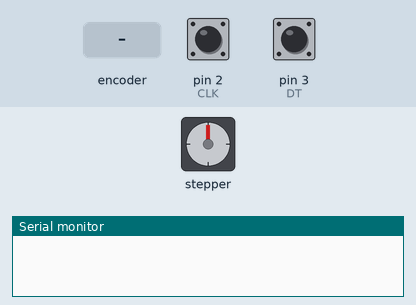
This sketch was run on a simulated Arduino Uno, built with avr-gcc and run on an emulated ATmega328P. On the bench: stepper motor, the last lines printed to the serial monitor. The test bench sets the inputs (shaded band); at power-on: pin 2 (CLK) HIGH, pin 3 (DT) HIGH. Stepper angles assume 4096 steps per turn.

Above: at 1.2 s.
1.3 s: rotary encoder on pin 2 (CLK) / pin 3 (DT) turned 1 step (first pin leading)
At 2.2 s:
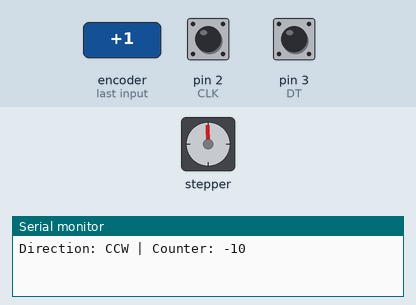
4.5 s: rotary encoder on pin 2 (CLK) / pin 3 (DT) turned 2 steps (second pin leading)
7.9 s: rotary encoder on pin 2 (CLK) / pin 3 (DT) turned 3 steps (first pin leading)
11.5 s: rotary encoder on pin 2 (CLK) / pin 3 (DT) turned 3 steps (first pin leading)
At 15.0 s:
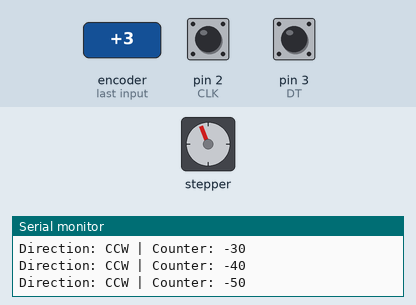
15.1 s: rotary encoder on pin 2 (CLK) / pin 3 (DT) turned 3 steps (first pin leading)
At 18.3 s:
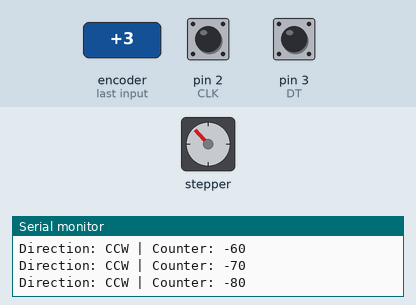
24.7 s: rotary encoder on pin 2 (CLK) / pin 3 (DT) turned 3 steps (first pin leading)
At 24.77 s:
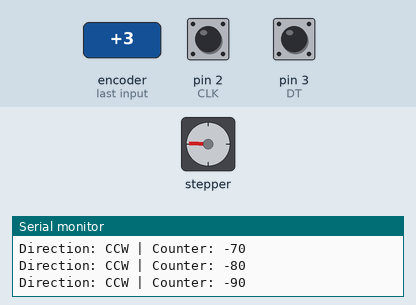
Timing chart, 0 to 31.9 s (numbered marks = the images above; inputs shaded):
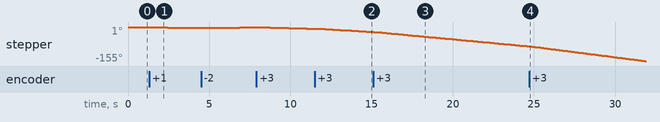

The sketch:

diy_3d_printed_rotating_display_stand.ino
```cpp
/*
 * DIY 3D printed rotating display stand
 *
 * Created by: Alex Risteski - Svarc
 * Created for: SelfTaughtStuff
 * Channel URL: https://www.youtube.com/@self_taught_stuff
 *
 * Install "AccelStepper" library
 * More info about the library here: http://www.airspayce.com/mikem/arduino/AccelStepper
 *
*/

#include <AccelStepper.h>
#define CLK 2
#define DT 3
#define motorPin1  8
#define motorPin2  9
#define motorPin3  10
#define motorPin4  11
#define MotorInterfaceType 8

int counter = 0;
int currentStateCLK;
int lastStateCLK;
String currentDir ="";
AccelStepper stepper = AccelStepper(MotorInterfaceType, motorPin1, motorPin3, motorPin2, motorPin4);

void setup() {
  pinMode(CLK,INPUT);
  pinMode(DT,INPUT);
  Serial.begin(9600);
  lastStateCLK = digitalRead(CLK);
  attachInterrupt(0, updateEncoder, CHANGE);
  attachInterrupt(1, updateEncoder, CHANGE);
  stepper.setMaxSpeed(1000);
}

void loop() {
  stepper.setSpeed(counter);
  stepper.runSpeed();
}

void updateEncoder(){
  currentStateCLK = digitalRead(CLK);
  if (currentStateCLK != lastStateCLK  && currentStateCLK == 1){
    if (digitalRead(DT) != currentStateCLK) {
      if(counter > -1000){
        counter -= 10;
      }
      currentDir ="CCW";
    } else {
      if(counter < 1000){
        counter += 10;
      }
      currentDir ="CW";
    }
    Serial.print("Direction: ");
    Serial.print(currentDir);
    Serial.print(" | Counter: ");
    Serial.println(counter);
  }
  lastStateCLK = currentStateCLK;
}
```
